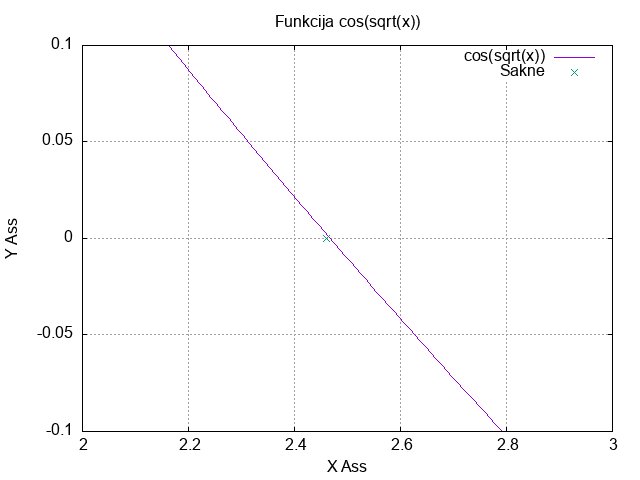

Here is the gnuplot script that generated this plot:
#!/usr/bin/gnuplot -persist
set title "Funkcija cos(sqrt(x))"
set xlabel "X Ass"
set ylabel "Y Ass"
set grid

set xrange[2:3]
set yrange[-0.1:0.1]
set style line 2 lc rgb 'black' 

plot cos(sqrt(x)), \
"roots.dat" every ::1 using 1:2 with points title "Sakne"



set term png
set output "grafiks.png"
replot